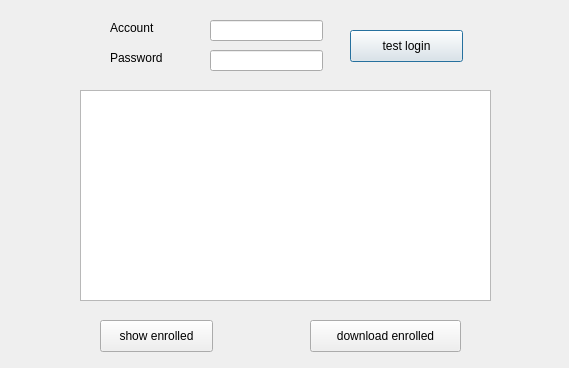
<?xml version="1.0" encoding="UTF-8"?>
<ui version="4.0">
 <class>Dialog</class>
 <widget class="QDialog" name="Dialog">
  <property name="geometry">
   <rect>
    <x>0</x>
    <y>0</y>
    <width>569</width>
    <height>368</height>
   </rect>
  </property>
  <property name="windowTitle">
   <string>Dialog</string>
  </property>
  <widget class="QLabel" name="label">
   <property name="geometry">
    <rect>
     <x>110</x>
     <y>20</y>
     <width>81</width>
     <height>16</height>
    </rect>
   </property>
   <property name="text">
    <string>Account</string>
   </property>
  </widget>
  <widget class="QLabel" name="label_2">
   <property name="geometry">
    <rect>
     <x>110</x>
     <y>50</y>
     <width>81</width>
     <height>16</height>
    </rect>
   </property>
   <property name="text">
    <string>Password</string>
   </property>
  </widget>
  <widget class="QPushButton" name="testLoginBtn">
   <property name="geometry">
    <rect>
     <x>350</x>
     <y>30</y>
     <width>113</width>
     <height>32</height>
    </rect>
   </property>
   <property name="text">
    <string>test login</string>
   </property>
  </widget>
  <widget class="QPushButton" name="showEnrolledBtn">
   <property name="geometry">
    <rect>
     <x>100</x>
     <y>320</y>
     <width>113</width>
     <height>32</height>
    </rect>
   </property>
   <property name="text">
    <string>show enrolled</string>
   </property>
  </widget>
  <widget class="QPushButton" name="downloadBtn">
   <property name="geometry">
    <rect>
     <x>310</x>
     <y>320</y>
     <width>151</width>
     <height>32</height>
    </rect>
   </property>
   <property name="text">
    <string>download enrolled</string>
   </property>
  </widget>
  <widget class="QLineEdit" name="account">
   <property name="geometry">
    <rect>
     <x>210</x>
     <y>20</y>
     <width>113</width>
     <height>21</height>
    </rect>
   </property>
  </widget>
  <widget class="QLineEdit" name="password">
   <property name="geometry">
    <rect>
     <x>210</x>
     <y>50</y>
     <width>113</width>
     <height>21</height>
    </rect>
   </property>
   <property name="echoMode">
    <enum>QLineEdit::Password</enum>
   </property>
  </widget>
  <widget class="QTextBrowser" name="log">
   <property name="geometry">
    <rect>
     <x>80</x>
     <y>90</y>
     <width>411</width>
     <height>211</height>
    </rect>
   </property>
  </widget>
 </widget>
 <resources/>
 <connections/>
</ui>
